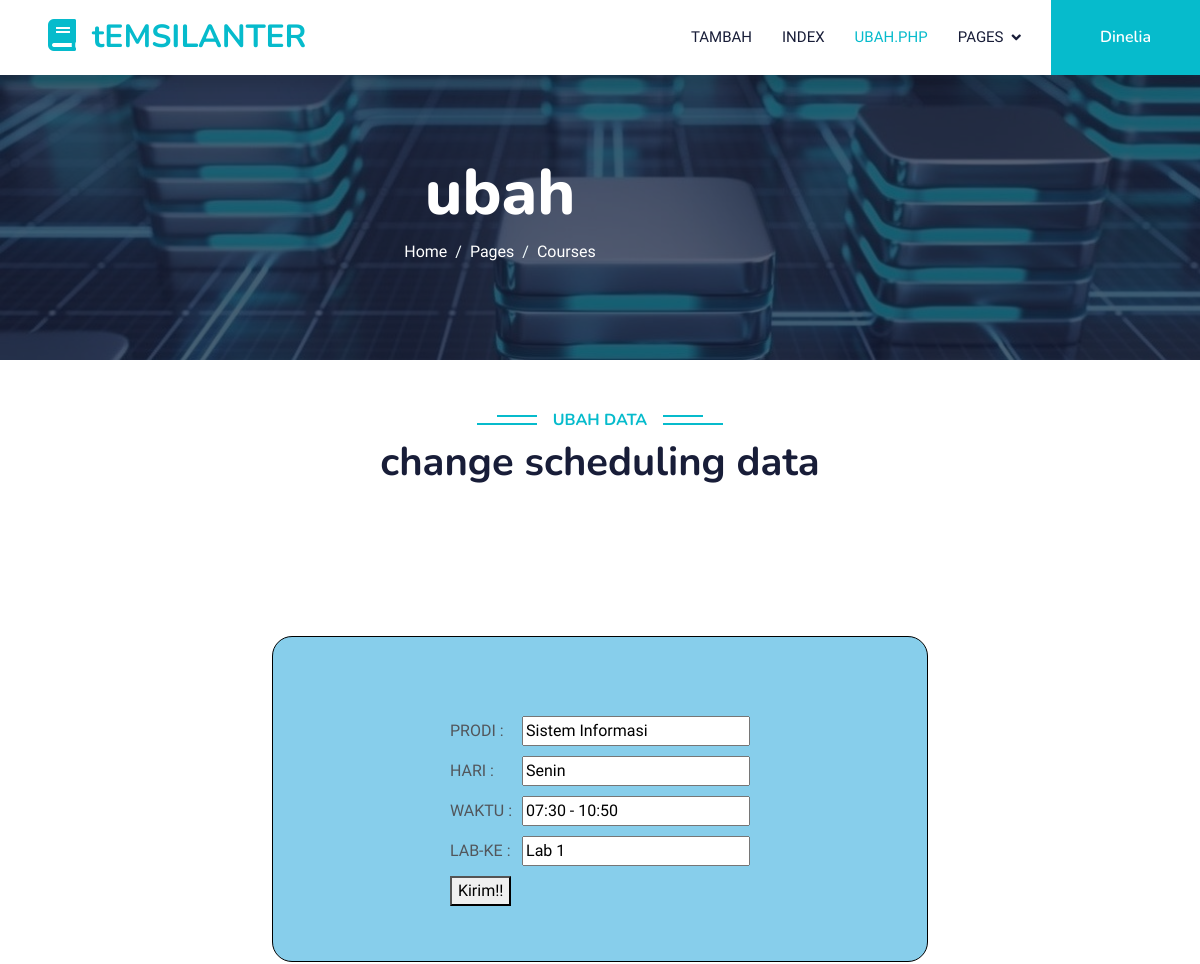
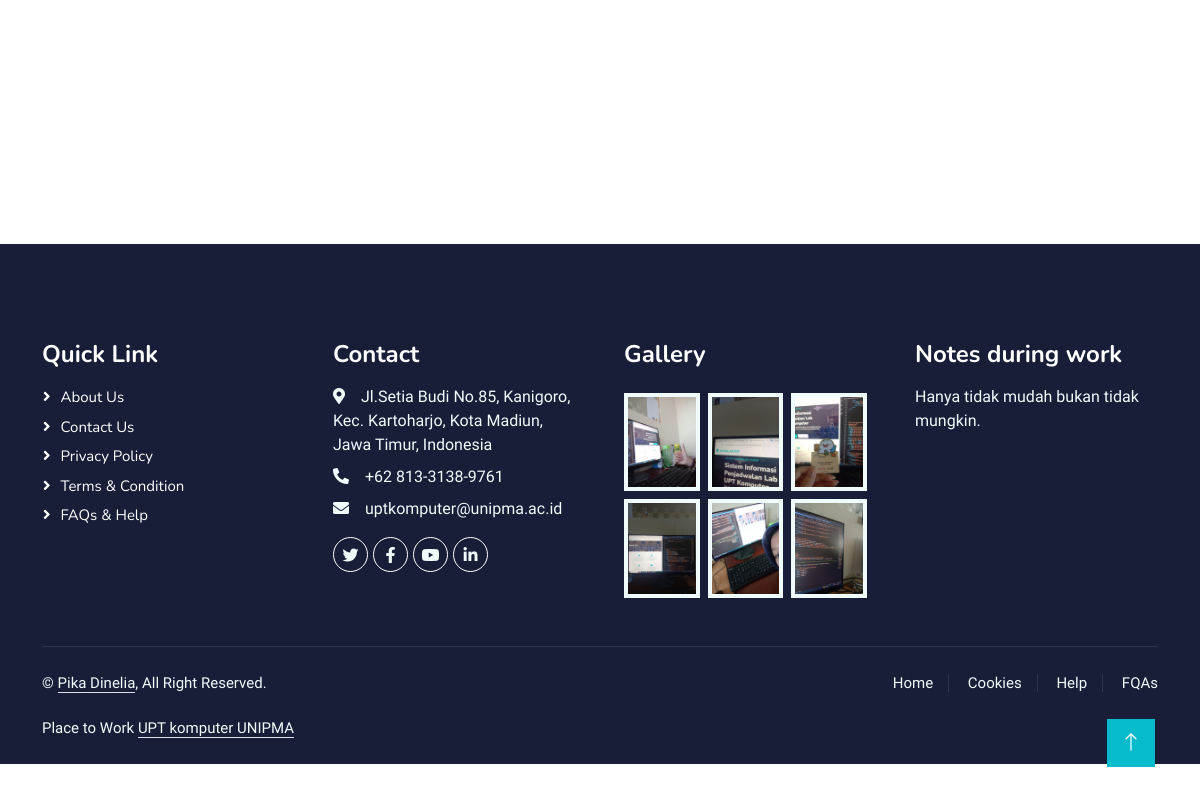
Page /ubah.php?y=1 (signed in) on the committed database (2 pictures, top to bottom).
### tables this page shows
CREATE TABLE `lab` (
  `ID` int(11) NOT NULL,
  `PRODI` varchar(100) NOT NULL,
  `HARI` varchar(50) NOT NULL,
  `WAKTU` varchar(50) NOT NULL,
  `LAB-KE` varchar(50) NOT NULL
);

### funcion.php (called while the page is built, shortened)
<?php
$coon=mysqli_connect("localhost","root","","penjadwalan_labuptkomputer");
function query($database){
    global $coon;
    $rows=[];
    $result=mysqli_query($coon,$database);
    while($row=mysqli_fetch_assoc($result)){
        $rows[]=$row;
    }
    return $rows;
}
?>

### ubah.php (the view, shortened to what this page needs)
<?php
require 'funcion.php';
$k=$_GET["y"];
$array = query("SELECT * FROM lab WHERE ID = $k")[0];
            ?>
<!DOCTYPE html>
<html lang="en">
<head>
    <link href="https://cdnjs.cloudflare.com/ajax/libs/font-awesome/5.10.0/css/all.min.css" rel="stylesheet">
    <link href="https://cdn.jsdelivr.net/npm/bootstrap-icons@1.4.1/font/bootstrap-icons.css" rel="stylesheet">
    <link href="lib/animate/animate.min.css" rel="stylesheet">
    <link href="lib/owlcarousel/assets/owl.carousel.min.css" rel="stylesheet">
    <link href="css/bootstrap.min.css" rel="stylesheet">
    <link href="css/style.css" rel="stylesheet">
</head>
<body>
    <nav class="navbar navbar-expand-lg bg-white navbar-light shadow sticky-top p-0">
        <a href="index.html" class="navbar-brand d-flex align-items-center px-4 px-lg-5">
            <h2 class="m-0 text-primary"><i class="fa fa-book me-3"></i>tEMSILANTER</h2>
        </a>
        <div class="collapse navbar-collapse" id="navbarCollapse">
            <div class="navbar-nav ms-auto p-4 p-lg-0">
                <a href="tambah.php" class="nav-item nav-link">Tambah</a>
                <a href="index.php" class="nav-item nav-link">Index</a>
                <a href="ubah.php" class="nav-item nav-link active">ubah.php</a>
                <div class="nav-item dropdown">
                    <a href="#" class="nav-link dropdown-toggle" data-bs-toggle="dropdown">Pages</a>
                </div>
            </div>
            <a href="" class="btn btn-primary py-4 px-lg-5 d-none d-lg-block">Dinelia</a>
        </div>
    </nav>
    <div class="container-fluid p-0 mb-5">
        <div class="owl-carousel header-carousel position-relative">
            <div class="owl-carousel-item position-relative">
                <img class="img-fluid" src="img/ubah.jpg" alt="">
                <div class="position-absolute top-0 start-0 w-100 h-100 d-flex align-items-center" style="background: rgba(24, 29, 56, .7);">
                <div class="col-lg-10 text-center">
                    <h1 class="display-3 text-white animated slideInDown">ubah</h1>
                    <nav aria-label="breadcrumb">
                        <ol class="breadcrumb justify-content-center">
                            <li class="breadcrumb-item"><a class="text-white" href="#">Home</a></li>
                            <li class="breadcrumb-item"><a class="text-white" href="#">Pages</a></li>
                            <li class="breadcrumb-item text-white active" aria-current="page">Courses</li>
                        </ol>
                    </nav>
                </div>
            </div>
        </div>
    </div>
    <div class="container-xxl py-5 category">
        <div class="container">
            <div class="text-center wow fadeInUp" data-wow-delay="0.1s">
                <h6 class="section-title bg-white text-center text-primary px-3">ubah data</h6>
                <h1 class="mb-5">change scheduling data</h1>
            </div>
    <div class="container">
        <form class="from" action="" method="post">
            <input type="hidden" name="ID" value="<?php echo $array["ID"]?>"><br>
            <table cellpadding="5" cellspacing="0">
                <tbody>
            <tr>
          <td>  PRODI :</td><td><input type="text" name="PRODI" placeholder="prodi" value="<?php echo $array["PRODI"]?>"></td>
          </tr>
          <tr>
           <td>HARI :</td><td><input type="text" name="HARI" placeholder="hari"  value="<?php echo $array["HARI"]?>"></td>
           </tr>
           <tr>
           <td> WAKTU :</td><td><input type="text" name="WAKTU" placeholder="waktu"  value="<?php echo $array["WAKTU"]?>"></td>
           </tr>
           <tr>
         <td> LAB-KE :</td><td><input type="text" name="LABKE" placeholder="lab-ke"  value="<?php echo $array["LAB-KE"]?>"></td>
           </tr>
        <tr>
           <td><button type="submit" name="t">Kirim!!</button>
           </tr>
           </tbody>
            </table>
        </form>
    </div>
</body>
</html>
    <div class="container-fluid bg-dark text-light footer pt-5 mt-5 wow fadeIn" data-wow-delay="0.1s">
        <div class="container py-5">
            <div class="row g-5">
                <div class="col-lg-3 col-md-6">
                    <h4 class="text-white mb-3">Quick Link</h4>
                    <a class="btn btn-link" href="">About Us</a>
                    <a class="btn btn-link" href="">Contact Us</a>
                    <a class="btn btn-link" href="">Privacy Policy</a>
                    <a class="btn btn-link" href="">Terms & Condition</a>
                    <a class="btn btn-link" href="">FAQs & Help</a>
                </div>
                <div class="col-lg-3 col-md-6">
                    <h4 class="text-white mb-3">Contact</h4>
                    <p class="mb-2"><i class="fa fa-map-marker-alt me-3"></i>Jl.Setia Budi No.85, Kanigoro, Kec. Kartoharjo, Kota Madiun, Jawa Timur, Indonesia</p>
                    <p class="mb-2"><i class="fa fa-phone-alt me-3"></i>+62 813-3138-9761</p>
                    <p class="mb-2"><i class="fa fa-envelope me-3"></i>uptkomputer@unipma.ac.id</p>
                    <div class="d-flex pt-2">
                        <a class="btn btn-outline-light btn-social" href=""><i class="fab fa-twitter"></i></a>
                        <a class="btn btn-outline-light btn-social" href=""><i class="fab fa-facebook-f"></i></a>
                        <a class="btn btn-outline-light btn-social" href=""><i class="fab fa-youtube"></i></a>
                        <a class="btn btn-outline-light btn-social" href=""><i class="fab fa-linkedin-in"></i></a>
                    </div>
                </div>
                <div class="col-lg-3 col-md-6">
                    <h4 class="text-white mb-3">Gallery</h4>
                    <div class="row g-2 pt-2">
                        <div class="col-4">
                            <img class="img-fluid bg-light p-1" src="img/galeri1.jpg" alt="">
                        </div>
                        <div class="col-4">
                            <img class="img-fluid bg-light p-1" src="img/galeri2.jpg" alt="">
                        </div>
                        <div class="col-4">
                            <img class="img-fluid bg-light p-1" src="img/galeri3.jpg" alt="">
                        </div>
                        <div class="col-4">
                            <img class="img-fluid bg-light p-1" src="img/galeri4.jpg" alt="">
                        </div>
                        <div class="col-4">
                            <img class="img-fluid bg-light p-1" src="img/galeri5.jpg" alt="">
                        </div>
                        <div class="col-4">
                            <img class="img-fluid bg-light p-1" src="img/galeri6.jpg" alt="">
                        </div>
                    </div>
                </div>
                <div class="col-lg-3 col-md-6">
                    <h4 class="text-white mb-3">Notes during work</h4>
                    <p>Hanya tidak mudah bukan tidak mungkin.</p>
                </div>
            </div>
        </div>
        <div class="container">
            <div class="copyright">
                <div class="row">
                    <div class="col-md-6 text-center text-md-start mb-3 mb-md-0">
                        &copy; <a class="border-bottom" href="#">Pika Dinelia</a>, All Right Reserved.
                       <br><br>
                        Place to Work <a class="border-bottom" href="">UPT komputer UNIPMA</a>
                    </div>
                    <div class="col-md-6 text-center text-md-end">
                        <div class="footer-menu">
                            <a href="">Home</a>
                            <a href="">Cookies</a>
                            <a href="">Help</a>
                            <a href="">FQAs</a>
                        </div>
                    </div>
                </div>
            </div>
        </div>
    </div>
    <a href="#" class="btn btn-lg btn-primary btn-lg-square back-to-top"><i class="bi bi-arrow-up"></i></a>
</body>
</html>

### css/style.css (style rules this page uses)
:root { --primary: #06BBCC; --light: #F0FBFC; --dark: #181d38; }
.back-to-top { position: fixed; display: none; right: 45px; bottom: 45px; z-index: 99; }
.btn { font-family: 'Nunito', sans-serif; font-weight: 600; transition: .5s; }
.btn.btn-primary, .btn.btn-secondary { color: #FFFFFF; }
.btn-lg-square { width: 48px; height: 48px; }
.btn-square, .btn-sm-square, .btn-lg-square { padding: 0; display: flex; align-items: center; justify-content: center; font-weight: normal; border-radius: 0px; }
.navbar .dropdown-toggle::after { border: none; content: "\f107"; font-family: "Font Awesome 5 Free"; font-weight: 900; vertical-align: middle; margin-left: 8px; }
.navbar-light .navbar-nav .nav-link { margin-right: 30px; padding: 25px 0; color: #FFFFFF; font-size: 15px; text-transform: uppercase; outline: none; }
.navbar-light .navbar-nav .nav-link:hover, .navbar-light .navbar-nav .nav-link.active { color: var(--primary); }
.navbar-light .navbar-brand, .navbar-light a.btn { height: 75px; }
.navbar-light .navbar-nav .nav-link { color: var(--dark); font-weight: 500; }
.navbar-light.sticky-top { top: -100px; transition: .5s; }
.breadcrumb-item + .breadcrumb-item::before { color: var(--light); }
.section-title { position: relative; display: inline-block; text-transform: uppercase; }
.section-title::before { position: absolute; content: ""; width: calc(100% + 80px); height: 2px; top: 4px; left: -40px; background: var(--primary); z-index: -1; }
.section-title::after { position: absolute; content: ""; width: calc(100% + 120px); height: 2px; bottom: 5px; left: -60px; background: var(--primary); z-index: -1; }
.footer .btn.btn-social { margin-right: 5px; width: 35px; height: 35px; display: flex; align-items: center; justify-content: center; color: var(--light); font-weight: normal; border: 1px solid #FFFFFF; border-radius: 35px; transition: .3s; }
.footer .btn.btn-link { display: block; margin-bottom: 5px; padding: 0; text-align: left; color: #FFFFFF; font-size: 15px; font-weight: normal; text-transform: capitalize; transition: .3s; }
.footer .btn.btn-link::before { position: relative; content: "\f105"; font-family: "Font Awesome 5 Free"; font-weight: 900; margin-right: 10px; }
.footer .copyright { padding: 25px 0; font-size: 15px; border-top: 1px solid rgba(256, 256, 256, .1); }
.footer .copyright a { color: var(--light); }
.footer .footer-menu a { margin-right: 15px; padding-right: 15px; border-right: 1px solid rgba(255, 255, 255, .1); }
.footer .footer-menu a:last-child { margin-right: 0; padding-right: 0; border-right: none; }

### ubah.php (style rules this page uses)
.from { margin: 150px auto; width: 60%; border: 1px solid black; border-radius: 20px; padding: 50px; background-color: skyblue; }
table { margin: auto; }

### rows in the picture
lab: PRODI "Sistem Informasi", HARI "Senin", WAKTU "07:30 - 10:50", LABKE "Lab 1"
